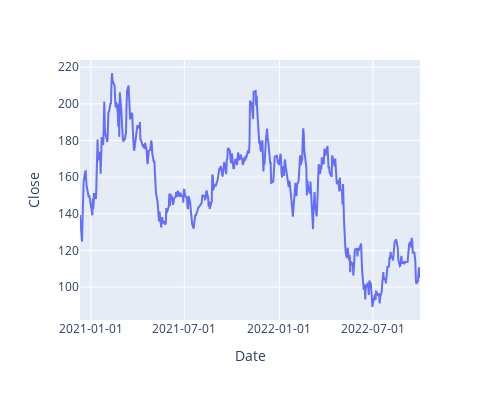

The notebook cell this image was saved under:
### Code cell
fig = px.line(data_frame=df_abnb, x='Date', y='Close', width=500, height=400)
fig.update_xaxes(tickformat='%Y-%m-%d')
# 날짜 지정

### Figure 1 — Plotly figure (JSON) as saved in the notebook; plotly's stock layout.template omitted (floating-point values rounded to 4 significant figures; data arrays with more than 128 entries replaced by an {"elided": "..."} marker saying what was removed)
{"data": [{"hovertemplate": "Date=%{x}<br>Close=%{y}<extra></extra>", "legendgroup": "", "line": {"color": "#636efa", "dash": "solid"}, "marker": {"symbol": "circle"}, "mode": "lines", "name": "", "orientation": "v", "showlegend": false, "type": "scatter", "x": {"elided": "454 str values"}, "xaxis": "x", "y": {"elided": "454 float values"}, "yaxis": "y"}], "layout": {"height": 400, "legend": {"tracegroupgap": 0}, "margin": {"t": 60}, "width": 500, "xaxis": {"anchor": "y", "domain": [0, 1], "tickformat": "%Y-%m-%d", "title": {"text": "Date"}}, "yaxis": {"anchor": "x", "domain": [0, 1], "title": {"text": "Close"}}}}
